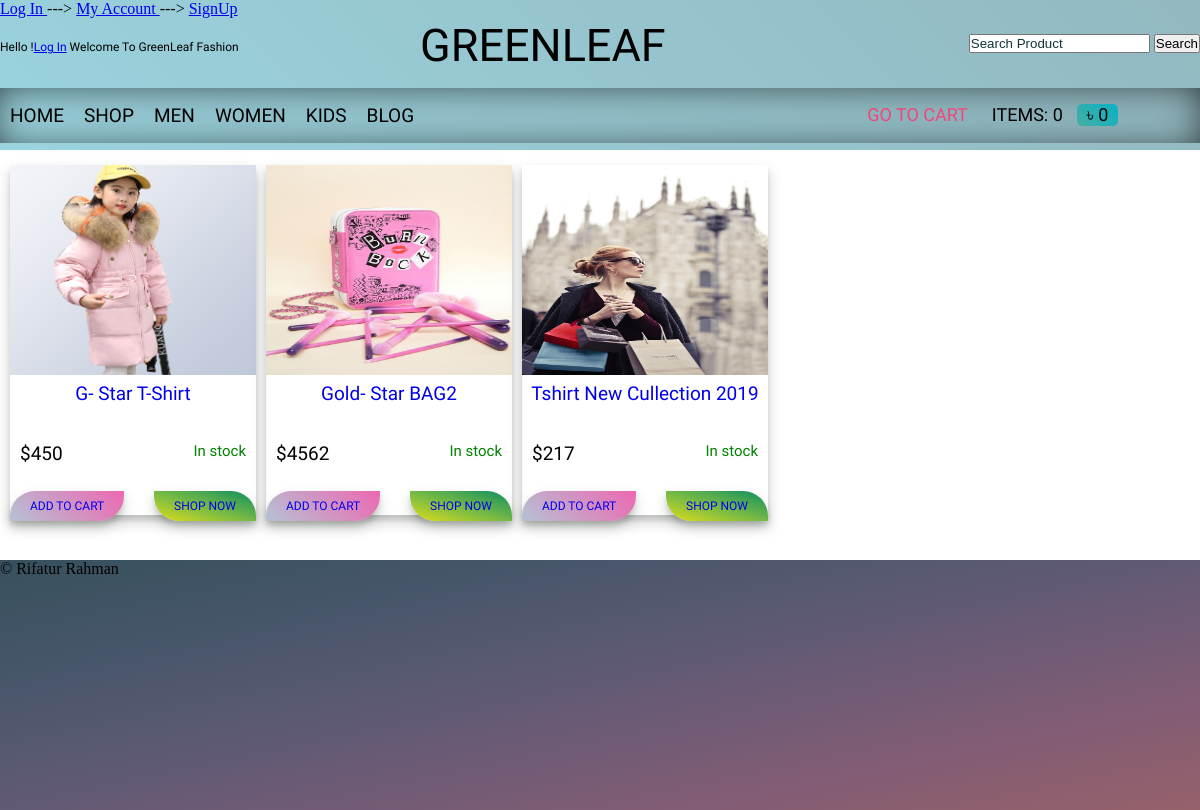
The app's page /mens.php with its own data.
### tables this page shows
CREATE TABLE `product` (
  `productID` int(11) NOT NULL,
  `productName` varchar(50) NOT NULL,
  `SKU` varchar(50) NOT NULL,
  `productPrice` int(10) NOT NULL,
  `productQuantity` int(11) NOT NULL,
  `productOrigin` varchar(10) NOT NULL,
  `productSizes` varchar(5) NOT NULL,
  `image` varchar(1000) NOT NULL,
  `discription` varchar(1100) NOT NULL,
  `categoryID` int(11) NOT NULL,
  `productDate` date NOT NULL,
  `keyword` varchar(250) NOT NULL
);

### mens.php (the view, shortened to what this page needs)
<?php include('header.php'); ?>
<div class="product-content container">
    <?php
      $conn=mysqli_connect("localhost","root","","greenleaf");
            $query= "SELECT * FROM product WHERE productOrigin='MENS'";
            $result=mysqli_query($conn,$query);
            while($row=mysqli_fetch_assoc($result)){
                $p_id = $row['productID'];
                $p_name = $row['productName'];
                $p_price = $row['productPrice'];
                $p_img = $row['image'];
     ?>
      <div class="product-presentation">
            <div class="header-presentation">
                <img src="admin/images/<?php echo $p_img; ?>" width="100%" height="100%">
            </div>
            <div class="bottom-presentation">
                  <div class="product-title">
                      <a href="product-details.php?productID=<?php echo $p_id; ?>"><?php echo $p_name; ?></a>
                  </div>
                  <div class="product-price">
                    <span> $<?php echo $p_price; ?></span>
                    <span> In stock</span>
                  </div>
                  <div class="product-widget">
                      <div class="Cart-btn">
                              <a href="index.php?addcart=<?php echo $p_id; ?>">ADD TO CART</a>
                      </div>
                      <div class="view-btn">
                            <a href="productDtails.php?productID=<?php echo $p_id;?>">SHOP NOW</a>
                      </div>
                  </div>
            </div>
      </div>
  <?php } ?>
</div>
<?php include('footer.php'); ?>

### css/style.css (style rules this page uses)
*,html { margin: 0; padding: 0; }
::placeholder { color: #113537; opacity: 1; }
.product-content { width: 100%; display: flex; flex-wrap: wrap; flex-direction: row; margin-top: 5px; margin-bottom:25px; }
.product-presentation { width:246px; height: 350px; border: 5px solid linear-gradient(to right top, #0d354f, #00445a, #00525d, #005f57, #0c6b4a);; margin-left: 10px; margin-top: 10px; margin-bottom: 20px; color: mix(#EC68B1, $muted-color, 30%); box-shadow: 0 7px 14px rgba(0, 20, 0, 0.18), 0 5px 5px rgba(0, 20, 0, 0.12); }
.header-presentation { height: 60%; width: 100%; }
.bottom-presentation { width: 100%; height: 38%; margin-top: 3%; position: relative; }
.product-title { height: 30%; overflow: hidden; text-overflow: ellipsis; width: 100%; text-align: center; }
.product-title a { text-decoration: none; text-transform: capitalize; font-size: 19px; font-family: 'Aldrich', sans-serif; }
.product-price { height: 15%; overflow: hidden; width: 100%; margin-top: 8%; text-align: center; display: flex; justify-content: space-between; }
.product-price span { margin-left: 10px; font-size: 19px; font-family: 'Aldrich', sans-serif; }
.product-price span:nth-child(2) { margin-right: 10px; color: Green; font-size: 15px; }
.product-widget { width: 100%; display: flex; height: 23%; margin-top: 10px; justify-content: space-between; bottom: 0; position: absolute; }
.Cart-btn { margin-top: 11px; }
.Cart-btn a { text-decoration: none; font-family: 'Aldrich', sans-serif; font-size: 12px; cursor: pointer; padding: 8px 20px; border-radius:25px 0 25px 0; background: linear-gradient(45deg,#B6C1D4,#EC68B1); color: mix(#EC68B1, $muted-color, 30%); box-shadow: 0 7px 14px rgba(0, 20, 0, 0.18), 0 5px 5px rgba(0, 20, 0, 0.12); }
.view-btn { margin-top: 11px; position: relative; }
.view-btn a { text-decoration: none; font-family: 'Aldrich', sans-serif; font-size: 12px; cursor: pointer; padding: 8px 20px; border-radius:0 25px 0 25px; background-image: linear-gradient(to right top, #e3da1a, #a8cb31, #73b845, #42a354, #018c5c); color: mix(#EC68B1, $muted-color, 30%); box-shadow: 0 7px 14px rgba(0, 20, 0, 0.18), 0 5px 5px rgba(0, 20, 0, 0.12); }

### records on screen
product: image (picture), productName "G- Star T-Shirt", productPrice "450"
product: image (picture), productName "Gold- Star BAG2", productPrice "4562"
product: image (picture), productName "Tshirt New Cullection 2019", productPrice "217"

### other values on screen
$count "0"
$total "0"
